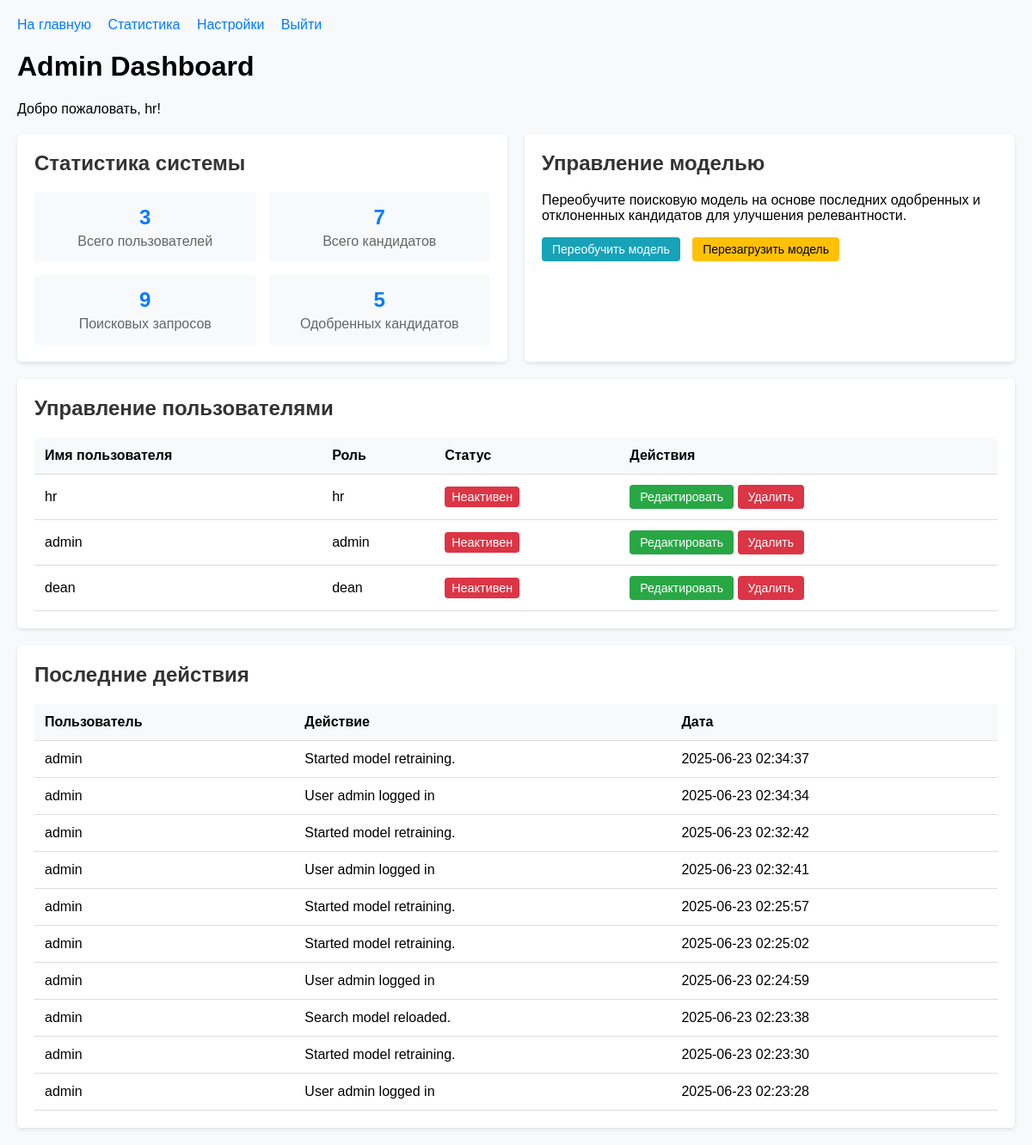
The page /admin/dashboard (signed in) on the database its author committed.
### models.py (models this page shows)
class User(Base):
    __tablename__ = "users"
    id = Column(Integer, primary_key=True, index=True)
    username = Column(String, unique=True)
    hashed_password = Column(String)
    created_at = Column(DateTime, default=datetime.utcnow)
    role = Column(String, default="hr")  # hr, admin, dean
    last_activity = Column(DateTime, default=datetime.utcnow)
    history = relationship("SearchHistory", back_populates="user")
    candidates = relationship("Candidate", back_populates="user")
    actions = relationship("UserAction", back_populates="user")

class UserAction(Base):
    __tablename__ = "user_actions"
    id = Column(Integer, primary_key=True, index=True)
    action_type = Column(String)  # login, logout, create_candidate, update_candidate, etc.
    description = Column(Text)
    created_at = Column(DateTime, default=datetime.utcnow)
    user_id = Column(Integer, ForeignKey("users.id"))
    user = relationship("User", back_populates="actions")

### routers/admin.py (the view)
@router.get("/dashboard", response_class=HTMLResponse)
def admin_dashboard(request: Request, db: Session = Depends(get_db), current_user: models.User = Depends(get_current_user)):
    update_user_activity(db, current_user)
    total_users = db.query(models.User).count()
    total_candidates = db.query(models.Candidate).count()
    total_searches = db.query(models.SearchHistory).count()
    approved_candidates = db.query(models.Candidate).filter(models.Candidate.status == "approved").count()
    users = db.query(models.User).all()
    for user in users:
        time_diff = (datetime.utcnow() - user.last_activity).total_seconds() if user.last_activity else float('inf')
        user.is_active = time_diff < 15 * 60
    recent_actions = db.query(models.UserAction).options(joinedload(models.UserAction.user)).order_by(models.UserAction.created_at.desc()).limit(10).all()
    return templates.TemplateResponse("admin_dashboard.html", {
        "request": request, "user": current_user, "users": users, "total_users": total_users,
        "total_candidates": total_candidates, "total_searches": total_searches,
        "approved_candidates": approved_candidates, "recent_actions": recent_actions
    })

### templates/admin_dashboard.html (shortened to what this page needs)
<!DOCTYPE html>
<html>
<head>
</head>
<body>
    <div class="nav-links">
        <a href="/dashboard">На главную</a>
        <a href="/admin/statistics">Статистика</a>
        <a href="/admin/settings">Настройки</a>
        <a href="/logout">Выйти</a>
    </div>
    <h1>Admin Dashboard</h1>
    <p>Добро пожаловать, {{ user.username }}!</p>
    <div class="dashboard-grid">
        <div class="dashboard-card">
            <h2>Статистика системы</h2>
            <div class="stats-grid">
                <div class="stat-card">
                    <div class="stat-number">{{ total_users }}</div>
                    <div class="stat-label">Всего пользователей</div>
                </div>
                <div class="stat-card">
                    <div class="stat-number">{{ total_candidates }}</div>
                    <div class="stat-label">Всего кандидатов</div>
                </div>
                <div class="stat-card">
                    <div class="stat-number">{{ total_searches }}</div>
                    <div class="stat-label">Поисковых запросов</div>
                </div>
                <div class="stat-card">
                    <div class="stat-number">{{ approved_candidates }}</div>
                    <div class="stat-label">Одобренных кандидатов</div>
                </div>
            </div>
        </div>
        <div class="dashboard-card">
            <h2>Управление моделью</h2>
            <p>Переобучите поисковую модель на основе последних одобренных и отклоненных кандидатов для улучшения релевантности.</p>
            <form action="/admin/retrain-model" method="post" style="display:inline;">
                <button type="submit" class="action-button" style="background-color: #17a2b8;">Переобучить модель</button>
            </form>
            <form action="/admin/reload-model" method="post" style="display:inline; margin-left: 10px;">
                <button type="submit" class="action-button" style="background-color: #ffc107; color: black;">Перезагрузить модель</button>
            </form>
        </div>
        <div class="dashboard-card full-width-card">
            <h2>Управление пользователями</h2>
            <table>
                <tr>
                    <th>Имя пользователя</th>
                    <th>Роль</th>
                    <th>Статус</th>
                    <th>Действия</th>
                </tr>
                {% for user in users %}
                <tr>
                    <td>{{ user.username }}</td>
                    <td>{{ user.role }}</td>
                    <td>
                        {% if user.is_active %}
                            <span class="status-badge status-active">Активен</span>
                        {% else %}
                            <span class="status-badge status-inactive">Неактивен</span>
                        {% endif %}
                    </td>
                    <td>
                        <a href="/users/{{ user.id }}/edit" class="action-button edit-button">Редактировать</a>
                        <form action="/users/{{ user.id }}/delete" method="post" style="display:inline;">
                            <button type="submit" class="action-button delete-button" onclick="return confirm('Вы уверены?')">Удалить</button>
                        </form>
                    </td>
                </tr>
                {% endfor %}
            </table>
        </div>
        <div class="dashboard-card full-width-card">
            <h2>Последние действия</h2>
            <table>
                <tr>
                    <th>Пользователь</th>
                    <th>Действие</th>
                    <th>Дата</th>
                </tr>
                {% for action in recent_actions %}
                <tr>
                    <td>{{ action.user.username if action.user else 'Неизвестно' }}</td>
                    <td>{{ action.description }}</td>
                    <td>{{ action.created_at.strftime('%Y-%m-%d %H:%M:%S') if action.created_at else 'Неизвестно' }}</td>
                </tr>
                {% endfor %}
            </table>
        </div>
    </div>
</body>
</html>

### templates/admin_dashboard.html (style rules this page uses)
body { font-family: Arial, sans-serif; max-width: 1200px; margin: 0 auto; padding: 20px; background: #f8f9fa; }
.nav-links { margin-bottom: 20px; }
.nav-links a { margin-right: 15px; text-decoration: none; color: #007bff; }
.dashboard-grid { display: grid; grid-template-columns: 1fr 1fr; gap: 20px; margin-top: 20px; }
.full-width-card { grid-column: 1 / -1; }
.dashboard-card { background: white; padding: 20px; border-radius: 5px; box-shadow: 0 2px 4px rgba(0, 0, 0, 0.1); }
.dashboard-card h2 { margin-top: 0; color: #333; }
.stats-grid { display: grid; grid-template-columns: repeat(auto-fit, minmax(200px, 1fr)); gap: 15px; margin-top: 15px; }
.stat-card { background: #f8f9fa; padding: 15px; border-radius: 4px; text-align: center; }
.stat-number { font-size: 24px; font-weight: bold; color: #007bff; }
.stat-label { color: #666; margin-top: 5px; }
table { width: 100%; border-collapse: collapse; margin-top: 20px; }
th, td { padding: 12px; text-align: left; border-bottom: 1px solid #ddd; }
th { background-color: #f8f9fa; font-weight: bold; }
.action-button { padding: 6px 12px; border: none; border-radius: 4px; cursor: pointer; color: white; text-decoration: none; font-size: 14px; }
.edit-button { background: #28a745; }
.delete-button { background: #dc3545; }
.status-badge { display: inline-block; padding: 4px 8px; border-radius: 4px; font-size: 0.9em; }
.status-inactive { background: #dc3545; color: white; }

### rows shown on the page
User: username "hr", role "hr"
User: username "admin", role "admin"
User: username "dean", role "dean"
UserAction: user "admin", description "Started model retraining.", created_at "2025-06-23 02:34:37"
UserAction: user "admin", description "User admin logged in", created_at "2025-06-23 02:34:34"
UserAction: user "admin", description "Started model retraining.", created_at "2025-06-23 02:32:42"
UserAction: user "admin", description "User admin logged in", created_at "2025-06-23 02:32:41"
UserAction: user "admin", description "Started model retraining.", created_at "2025-06-23 02:25:57"
UserAction: user "admin", description "Started model retraining.", created_at "2025-06-23 02:25:02"
UserAction: user "admin", description "User admin logged in", created_at "2025-06-23 02:24:59"
UserAction: user "admin", description "Search model reloaded.", created_at "2025-06-23 02:23:38"
UserAction: user "admin", description "Started model retraining.", created_at "2025-06-23 02:23:30"
UserAction: user "admin", description "User admin logged in", created_at "2025-06-23 02:23:28"

### other values the page prints
{{ total_users }} "3"
{{ total_candidates }} "7"
{{ total_searches }} "9"
{{ approved_candidates }} "5"
